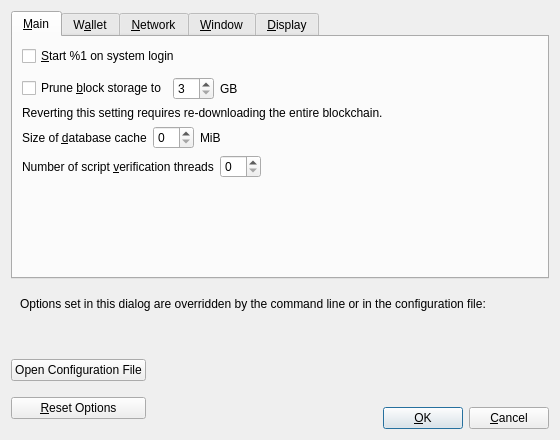
<?xml version="1.0" encoding="UTF-8"?>
<ui version="4.0">
 <class>OptionsDialog</class>
 <widget class="QDialog" name="OptionsDialog">
  <property name="geometry">
   <rect>
    <x>0</x>
    <y>0</y>
    <width>560</width>
    <height>440</height>
   </rect>
  </property>
  <property name="windowTitle">
   <string>Options</string>
  </property>
  <property name="modal">
   <bool>true</bool>
  </property>
  <layout class="QVBoxLayout" name="verticalLayout">
   <item>
    <widget class="QTabWidget" name="tabWidget">
     <property name="currentIndex">
      <number>0</number>
     </property>
     <widget class="QWidget" name="tabMain">
      <attribute name="title">
       <string>&amp;Main</string>
      </attribute>
      <layout class="QVBoxLayout" name="verticalLayout_Main">
       <item>
        <widget class="QCheckBox" name="bitcoinAtStartup">
         <property name="toolTip">
          <string>Automatically start %1 after logging in to the system.</string>
         </property>
         <property name="text">
          <string>&amp;Start %1 on system login</string>
         </property>
        </widget>
       </item>
       <item>
        <spacer name="horizontalSpacer_0_Main">
         <property name="orientation">
          <enum>Qt::Horizontal</enum>
         </property>
         <property name="sizeHint" stdset="0">
          <size>
           <width>40</width>
           <height>5</height>
          </size>
         </property>
        </spacer>
       </item>
       <item>
       <layout class="QHBoxLayout" name="horizontalLayout_Main_Prune">
        <item>
         <widget class="QCheckBox" name="prune">
          <property name="toolTip">
           <string>Disables some advanced features but all blocks will still be fully validated. Reverting this setting requires re-downloading the entire blockchain. Actual disk usage may be somewhat higher.</string>
          </property>
          <property name="text">
           <string>Prune &amp;block storage to</string>
          </property>
         </widget>
        </item>
        <item>
         <widget class="QSpinBox" name="pruneSize">
           <property name="minimum">
            <number>3</number>
           </property>
          </widget>
        </item>
         <item>
          <widget class="QLabel" name="pruneSizeUnitLabel">
           <property name="text">
            <string>GB</string>
           </property>
           <property name="textFormat">
            <enum>Qt::PlainText</enum>
           </property>
          </widget>
         </item>
         <item>
          <spacer name="horizontalSpacer_Main_Prune">
           <property name="orientation">
            <enum>Qt::Horizontal</enum>
           </property>
           <property name="sizeHint" stdset="0">
            <size>
             <width>40</width>
             <height>20</height>
            </size>
           </property>
          </spacer>
         </item>
        </layout>
       </item>
       <item>
        <widget class="QLabel" name="pruneWarning">
         <property name="text">
          <string>Reverting this setting requires re-downloading the entire blockchain.</string>
         </property>
         <property name="textFormat">
          <enum>Qt::PlainText</enum>
         </property>
        </widget>
       </item>
       <item>
        <layout class="QHBoxLayout" name="horizontalLayout_2_Main">
         <item>
          <widget class="QLabel" name="databaseCacheLabel">
           <property name="text">
            <string>Size of &amp;database cache</string>
           </property>
           <property name="textFormat">
            <enum>Qt::PlainText</enum>
           </property>
           <property name="buddy">
            <cstring>databaseCache</cstring>
           </property>
          </widget>
         </item>
         <item>
          <widget class="QSpinBox" name="databaseCache"/>
         </item>
         <item>
          <widget class="QLabel" name="databaseCacheUnitLabel">
           <property name="text">
            <string>MiB</string>
           </property>
           <property name="textFormat">
            <enum>Qt::PlainText</enum>
           </property>
          </widget>
         </item>
         <item>
          <spacer name="horizontalSpacer_2_Main">
           <property name="orientation">
            <enum>Qt::Horizontal</enum>
           </property>
           <property name="sizeHint" stdset="0">
            <size>
             <width>40</width>
             <height>20</height>
            </size>
           </property>
          </spacer>
         </item>
        </layout>
       </item>
       <item>
        <layout class="QHBoxLayout" name="horizontalLayout_Main_VerifyLabel">
         <item>
          <widget class="QLabel" name="threadsScriptVerifLabel">
           <property name="text">
            <string>Number of script &amp;verification threads</string>
           </property>
           <property name="textFormat">
            <enum>Qt::PlainText</enum>
           </property>
           <property name="buddy">
            <cstring>threadsScriptVerif</cstring>
           </property>
          </widget>
         </item>
         <item>
          <widget class="QSpinBox" name="threadsScriptVerif">
           <property name="toolTip">
            <string>(0 = auto, &lt;0 = leave that many cores free)</string>
           </property>
          </widget>
         </item>
         <item>
          <spacer name="horizontalSpacer_Main_Threads">
           <property name="orientation">
            <enum>Qt::Horizontal</enum>
           </property>
           <property name="sizeHint" stdset="0">
            <size>
             <width>40</width>
             <height>20</height>
            </size>
           </property>
          </spacer>
         </item>
        </layout>
       </item>
       <item>
        <spacer name="verticalSpacer_Main">
         <property name="orientation">
          <enum>Qt::Vertical</enum>
         </property>
         <property name="sizeHint" stdset="0">
          <size>
           <width>20</width>
           <height>40</height>
          </size>
         </property>
        </spacer>
       </item>
      </layout>
     </widget>
     <widget class="QWidget" name="tabWallet">
      <attribute name="title">
       <string>W&amp;allet</string>
      </attribute>
      <layout class="QVBoxLayout" name="verticalLayout_Wallet">
       <item>
        <widget class="QGroupBox" name="groupBox">
         <property name="title">
          <string>Expert</string>
         </property>
         <layout class="QVBoxLayout" name="verticalLayout_2">
          <item>
           <widget class="QCheckBox" name="coinControlFeatures">
            <property name="toolTip">
             <string>Whether to show coin control features or not.</string>
            </property>
            <property name="text">
             <string>Enable coin &amp;control features</string>
            </property>
           </widget>
          </item>
          <item>
           <widget class="QCheckBox" name="spendZeroConfChange">
            <property name="toolTip">
             <string>If you disable the spending of unconfirmed change, the change from a transaction cannot be used until that transaction has at least one confirmation. This also affects how your balance is computed.</string>
            </property>
            <property name="text">
             <string>&amp;Spend unconfirmed change</string>
            </property>
           </widget>
          </item>
          <item>
           <widget class="QCheckBox" name="enableOmniCore">
            <property name="toolTip">
             <string>Whether to enable Omni or not.</string>
            </property>
            <property name="text">
             <string>Enable &amp;Omni</string>
            </property>
           </widget>
          </item>
         </layout>
        </widget>
       </item>
       <item>
        <spacer name="verticalSpacer_Wallet">
         <property name="orientation">
          <enum>Qt::Vertical</enum>
         </property>
         <property name="sizeHint" stdset="0">
          <size>
           <width>20</width>
           <height>40</height>
          </size>
         </property>
        </spacer>
       </item>
      </layout>
     </widget>
     <widget class="QWidget" name="tabNetwork">
      <attribute name="title">
       <string>&amp;Network</string>
      </attribute>
      <layout class="QVBoxLayout" name="verticalLayout_Network">
       <item>
        <widget class="QCheckBox" name="mapPortUpnp">
         <property name="toolTip">
          <string>Automatically open the BFScoin client port on the router. This only works when your router supports UPnP and it is enabled.</string>
         </property>
         <property name="text">
          <string>Map port using &amp;UPnP</string>
         </property>
        </widget>
       </item>
       <item>
        <widget class="QCheckBox" name="allowIncoming">
         <property name="toolTip">
          <string>Accept connections from outside.</string>
         </property>
         <property name="text">
          <string>Allow incomin&amp;g connections</string>
         </property>
        </widget>
       </item>
       <item>
        <widget class="QCheckBox" name="connectSocks">
         <property name="toolTip">
          <string>Connect to the BFScoin network through a SOCKS5 proxy.</string>
         </property>
         <property name="text">
          <string>&amp;Connect through SOCKS5 proxy (default proxy):</string>
         </property>
        </widget>
       </item>
       <item>
        <layout class="QHBoxLayout" name="horizontalLayout_1_Network">
         <item>
          <widget class="QLabel" name="proxyIpLabel">
           <property name="text">
            <string>Proxy &amp;IP:</string>
           </property>
           <property name="textFormat">
            <enum>Qt::PlainText</enum>
           </property>
           <property name="buddy">
            <cstring>proxyIp</cstring>
           </property>
          </widget>
         </item>
         <item>
          <widget class="QValidatedLineEdit" name="proxyIp">
           <property name="minimumSize">
            <size>
             <width>140</width>
             <height>0</height>
            </size>
           </property>
           <property name="maximumSize">
            <size>
             <width>140</width>
             <height>16777215</height>
            </size>
           </property>
           <property name="toolTip">
            <string>IP address of the proxy (e.g. IPv4: 127.0.0.1 / IPv6: ::1)</string>
           </property>
          </widget>
         </item>
         <item>
          <widget class="QLabel" name="proxyPortLabel">
           <property name="text">
            <string>&amp;Port:</string>
           </property>
           <property name="textFormat">
            <enum>Qt::PlainText</enum>
           </property>
           <property name="buddy">
            <cstring>proxyPort</cstring>
           </property>
          </widget>
         </item>
         <item>
          <widget class="QLineEdit" name="proxyPort">
           <property name="minimumSize">
            <size>
             <width>55</width>
             <height>0</height>
            </size>
           </property>
           <property name="maximumSize">
            <size>
             <width>55</width>
             <height>16777215</height>
            </size>
           </property>
           <property name="toolTip">
            <string>Port of the proxy (e.g. 9050)</string>
           </property>
          </widget>
         </item>
         <item>
          <spacer name="horizontalSpacer_1_Network">
           <property name="orientation">
            <enum>Qt::Horizontal</enum>
           </property>
           <property name="sizeHint" stdset="0">
            <size>
             <width>40</width>
             <height>20</height>
            </size>
           </property>
          </spacer>
         </item>
        </layout>
       </item>
       <item>
        <layout class="QHBoxLayout" name="horizontalLayout_2_Network">
         <item>
          <widget class="QLabel" name="proxyActiveNets">
           <property name="text">
            <string>Used for reaching peers via:</string>
           </property>
           <property name="textFormat">
            <enum>Qt::PlainText</enum>
           </property>
          </widget>
         </item>
         <item>
          <widget class="QCheckBox" name="proxyReachIPv4">
           <property name="enabled">
            <bool>false</bool>
           </property>
           <property name="toolTip">
            <string>Shows if the supplied default SOCKS5 proxy is used to reach peers via this network type.</string>
           </property>
           <property name="text">
            <string/>
           </property>
          </widget>
         </item>
         <item>
          <widget class="QLabel" name="proxyReachIPv4Label">
           <property name="text">
            <string>IPv4</string>
           </property>
           <property name="textFormat">
            <enum>Qt::PlainText</enum>
           </property>
          </widget>
         </item>
         <item>
          <widget class="QCheckBox" name="proxyReachIPv6">
           <property name="enabled">
            <bool>false</bool>
           </property>
           <property name="toolTip">
            <string>Shows if the supplied default SOCKS5 proxy is used to reach peers via this network type.</string>
           </property>
           <property name="text">
            <string/>
           </property>
          </widget>
         </item>
         <item>
          <widget class="QLabel" name="proxyReachIPv6Label">
           <property name="text">
            <string>IPv6</string>
           </property>
           <property name="textFormat">
            <enum>Qt::PlainText</enum>
           </property>
          </widget>
         </item>
         <item>
          <widget class="QCheckBox" name="proxyReachTor">
           <property name="enabled">
            <bool>false</bool>
           </property>
           <property name="toolTip">
            <string>Shows if the supplied default SOCKS5 proxy is used to reach peers via this network type.</string>
           </property>
           <property name="text">
            <string/>
           </property>
          </widget>
         </item>
         <item>
          <widget class="QLabel" name="proxyReachTorLabel">
           <property name="text">
            <string>Tor</string>
           </property>
           <property name="textFormat">
            <enum>Qt::PlainText</enum>
           </property>
          </widget>
         </item>
         <item>
          <spacer name="horizontalSpacer_2_Network">
           <property name="orientation">
            <enum>Qt::Horizontal</enum>
           </property>
           <property name="sizeHint" stdset="0">
            <size>
             <width>40</width>
             <height>20</height>
            </size>
           </property>
          </spacer>
         </item>
        </layout>
       </item>
       <item>
        <widget class="QCheckBox" name="connectSocksTor">
         <property name="toolTip">
          <string>Connect to the BFScoin network through a separate SOCKS5 proxy for Tor hidden services.</string>
         </property>
         <property name="text">
          <string>Use separate SOCKS&amp;5 proxy to reach peers via Tor hidden services:</string>
         </property>
        </widget>
       </item>
       <item>
        <layout class="QHBoxLayout" name="horizontalLayout_3_Network">
         <item>
          <widget class="QLabel" name="proxyIpTorLabel">
           <property name="text">
            <string>Proxy &amp;IP:</string>
           </property>
           <property name="textFormat">
            <enum>Qt::PlainText</enum>
           </property>
           <property name="buddy">
            <cstring>proxyIpTor</cstring>
           </property>
          </widget>
         </item>
         <item>
          <widget class="QValidatedLineEdit" name="proxyIpTor">
           <property name="minimumSize">
            <size>
             <width>140</width>
             <height>0</height>
            </size>
           </property>
           <property name="maximumSize">
            <size>
             <width>140</width>
             <height>16777215</height>
            </size>
           </property>
           <property name="toolTip">
            <string>IP address of the proxy (e.g. IPv4: 127.0.0.1 / IPv6: ::1)</string>
           </property>
          </widget>
         </item>
         <item>
          <widget class="QLabel" name="proxyPortTorLabel">
           <property name="text">
            <string>&amp;Port:</string>
           </property>
           <property name="textFormat">
            <enum>Qt::PlainText</enum>
           </property>
           <property name="buddy">
            <cstring>proxyPortTor</cstring>
           </property>
          </widget>
         </item>
         <item>
          <widget class="QLineEdit" name="proxyPortTor">
           <property name="minimumSize">
            <size>
             <width>55</width>
             <height>0</height>
            </size>
           </property>
           <property name="maximumSize">
            <size>
             <width>55</width>
             <height>16777215</height>
            </size>
           </property>
           <property name="toolTip">
            <string>Port of the proxy (e.g. 9050)</string>
           </property>
          </widget>
         </item>
         <item>
          <spacer name="horizontalSpacer_4_Network">
           <property name="orientation">
            <enum>Qt::Horizontal</enum>
           </property>
           <property name="sizeHint" stdset="0">
            <size>
             <width>40</width>
             <height>20</height>
            </size>
           </property>
          </spacer>
         </item>
        </layout>
       </item>
       <item>
        <spacer name="verticalSpacer_Network">
         <property name="orientation">
          <enum>Qt::Vertical</enum>
         </property>
         <property name="sizeHint" stdset="0">
          <size>
           <width>20</width>
           <height>40</height>
          </size>
         </property>
        </spacer>
       </item>
      </layout>
     </widget>
     <widget class="QWidget" name="tabWindow">
      <attribute name="title">
       <string>&amp;Window</string>
      </attribute>
      <layout class="QVBoxLayout" name="verticalLayout_Window">
       <item>
        <widget class="QCheckBox" name="hideTrayIcon">
         <property name="toolTip">
          <string>Hide the icon from the system tray.</string>
         </property>
         <property name="text">
          <string>&amp;Hide tray icon</string>
         </property>
        </widget>
       </item>
       <item>
        <widget class="QCheckBox" name="minimizeToTray">
         <property name="toolTip">
          <string>Show only a tray icon after minimizing the window.</string>
         </property>
         <property name="text">
          <string>&amp;Minimize to the tray instead of the taskbar</string>
         </property>
        </widget>
       </item>
       <item>
        <widget class="QCheckBox" name="minimizeOnClose">
         <property name="toolTip">
          <string>Minimize instead of exit the application when the window is closed. When this option is enabled, the application will be closed only after selecting Exit in the menu.</string>
         </property>
         <property name="text">
          <string>M&amp;inimize on close</string>
         </property>
        </widget>
       </item>
       <item>
        <spacer name="verticalSpacer_Window">
         <property name="orientation">
          <enum>Qt::Vertical</enum>
         </property>
         <property name="sizeHint" stdset="0">
          <size>
           <width>20</width>
           <height>40</height>
          </size>
         </property>
        </spacer>
       </item>
      </layout>
     </widget>
     <widget class="QWidget" name="tabDisplay">
      <attribute name="title">
       <string>&amp;Display</string>
      </attribute>
      <layout class="QVBoxLayout" name="verticalLayout_Display">
       <item>
        <layout class="QHBoxLayout" name="horizontalLayout_1_Display">
         <item>
          <widget class="QLabel" name="langLabel">
           <property name="text">
            <string>User Interface &amp;language:</string>
           </property>
           <property name="textFormat">
            <enum>Qt::PlainText</enum>
           </property>
           <property name="buddy">
            <cstring>lang</cstring>
           </property>
          </widget>
         </item>
         <item>
          <widget class="QValueComboBox" name="lang">
           <property name="toolTip">
            <string>The user interface language can be set here. This setting will take effect after restarting %1.</string>
           </property>
          </widget>
         </item>
        </layout>
       </item>
       <item>
        <layout class="QHBoxLayout" name="horizontalLayout_2_Display">
         <item>
          <widget class="QLabel" name="unitLabel">
           <property name="text">
            <string>&amp;Unit to show amounts in:</string>
           </property>
           <property name="textFormat">
            <enum>Qt::PlainText</enum>
           </property>
           <property name="buddy">
            <cstring>unit</cstring>
           </property>
          </widget>
         </item>
         <item>
          <widget class="QValueComboBox" name="unit">
           <property name="toolTip">
            <string>Choose the default subdivision unit to show in the interface and when sending coins.</string>
           </property>
          </widget>
         </item>
        </layout>
       </item>
       <item>
        <layout class="QHBoxLayout" name="horizontalLayout_3_Display">
         <item>
          <widget class="QLabel" name="thirdPartyTxUrlsLabel">
           <property name="toolTip">
            <string>Third party URLs (e.g. a block explorer) that appear in the transactions tab as context menu items. %s in the URL is replaced by transaction hash. Multiple URLs are separated by vertical bar |.</string>
           </property>
           <property name="text">
            <string>&amp;Third party transaction URLs</string>
           </property>
           <property name="buddy">
            <cstring>thirdPartyTxUrls</cstring>
           </property>
          </widget>
         </item>
         <item>
          <widget class="QLineEdit" name="thirdPartyTxUrls">
           <property name="toolTip">
            <string>Third party URLs (e.g. a block explorer) that appear in the transactions tab as context menu items. %s in the URL is replaced by transaction hash. Multiple URLs are separated by vertical bar |.</string>
           </property>
          </widget>
         </item>
        </layout>
       </item>
       <item>
        <spacer name="verticalSpacer_Display">
         <property name="orientation">
          <enum>Qt::Vertical</enum>
         </property>
         <property name="sizeHint" stdset="0">
          <size>
           <width>20</width>
           <height>40</height>
          </size>
         </property>
        </spacer>
       </item>
      </layout>
     </widget>
    </widget>
   </item>
   <item>
    <widget class="QFrame" name="frame">
     <layout class="QVBoxLayout" name="verticalLayout_Bottom">
      <item>
       <layout class="QHBoxLayout" name="horizontalLayout_Bottom">
        <item>
         <widget class="QLabel" name="overriddenByCommandLineInfoLabel">
          <property name="text">
           <string>Options set in this dialog are overridden by the command line or in the configuration file:</string>
          </property>
          <property name="textFormat">
           <enum>Qt::PlainText</enum>
          </property>
         </widget>
        </item>
        <item>
         <spacer name="horizontalSpacer_Bottom">
          <property name="orientation">
           <enum>Qt::Horizontal</enum>
          </property>
          <property name="sizeHint" stdset="0">
           <size>
            <width>40</width>
            <height>20</height>
           </size>
          </property>
         </spacer>
        </item>
       </layout>
      </item>
      <item>
       <widget class="QLabel" name="overriddenByCommandLineLabel">
        <property name="text">
         <string/>
        </property>
        <property name="textFormat">
         <enum>Qt::PlainText</enum>
        </property>
        <property name="wordWrap">
         <bool>true</bool>
        </property>
       </widget>
      </item>
     </layout>
    </widget>
   </item>
   <item>
    <layout class="QHBoxLayout" name="horizontalLayout_Buttons">
     <item>
      <layout class="QVBoxLayout" name="verticalLayout_Buttons">
       <item>
        <widget class="QPushButton" name="openBitcoinConfButton">
         <property name="toolTip">
          <string>Open the %1 configuration file from the working directory.</string>
         </property>
         <property name="text">
          <string>Open Configuration File</string>
         </property>
         <property name="autoDefault">
          <bool>false</bool>
         </property>
        </widget>
       </item>
       <item>
        <widget class="QPushButton" name="resetButton">
         <property name="toolTip">
          <string>Reset all client options to default.</string>
         </property>
         <property name="text">
          <string>&amp;Reset Options</string>
         </property>
         <property name="autoDefault">
          <bool>false</bool>
         </property>
        </widget>
       </item>
      </layout>
     </item>
     <item>
      <spacer name="horizontalSpacer_1">
       <property name="orientation">
        <enum>Qt::Horizontal</enum>
       </property>
       <property name="sizeHint" stdset="0">
        <size>
         <width>40</width>
         <height>48</height>
        </size>
       </property>
      </spacer>
     </item>
     <item>
      <widget class="QLabel" name="statusLabel">
       <property name="minimumSize">
        <size>
         <width>200</width>
         <height>0</height>
        </size>
       </property>
       <property name="font">
        <font>
         <weight>75</weight>
         <bold>true</bold>
        </font>
       </property>
       <property name="text">
        <string/>
       </property>
       <property name="textFormat">
        <enum>Qt::PlainText</enum>
       </property>
       <property name="wordWrap">
        <bool>true</bool>
       </property>
      </widget>
     </item>
     <item>
      <spacer name="horizontalSpacer_2">
       <property name="orientation">
        <enum>Qt::Horizontal</enum>
       </property>
       <property name="sizeHint" stdset="0">
        <size>
         <width>40</width>
         <height>48</height>
        </size>
       </property>
      </spacer>
     </item>
     <item>
      <layout class="QVBoxLayout" name="verticalLayout_4">
       <item>
        <spacer name="verticalSpacer">
         <property name="orientation">
          <enum>Qt::Vertical</enum>
         </property>
         <property name="sizeHint" stdset="0">
          <size>
           <width>20</width>
           <height>40</height>
          </size>
         </property>
        </spacer>
       </item>
       <item>
        <layout class="QHBoxLayout" name="horizontalLayout">
         <item>
          <widget class="QPushButton" name="okButton">
           <property name="text">
            <string>&amp;OK</string>
           </property>
           <property name="autoDefault">
            <bool>false</bool>
           </property>
           <property name="default">
            <bool>true</bool>
           </property>
          </widget>
         </item>
         <item>
          <widget class="QPushButton" name="cancelButton">
           <property name="text">
            <string>&amp;Cancel</string>
           </property>
           <property name="autoDefault">
            <bool>false</bool>
           </property>
          </widget>
         </item>
        </layout>
       </item>
      </layout>
     </item>
    </layout>
   </item>
  </layout>
 </widget>
 <customwidgets>
  <customwidget>
   <class>QValidatedLineEdit</class>
   <extends>QLineEdit</extends>
   <header>qt/qvalidatedlineedit.h</header>
  </customwidget>
  <customwidget>
   <class>QValueComboBox</class>
   <extends>QComboBox</extends>
   <header>qt/qvaluecombobox.h</header>
  </customwidget>
 </customwidgets>
 <resources/>
 <connections/>
</ui>
